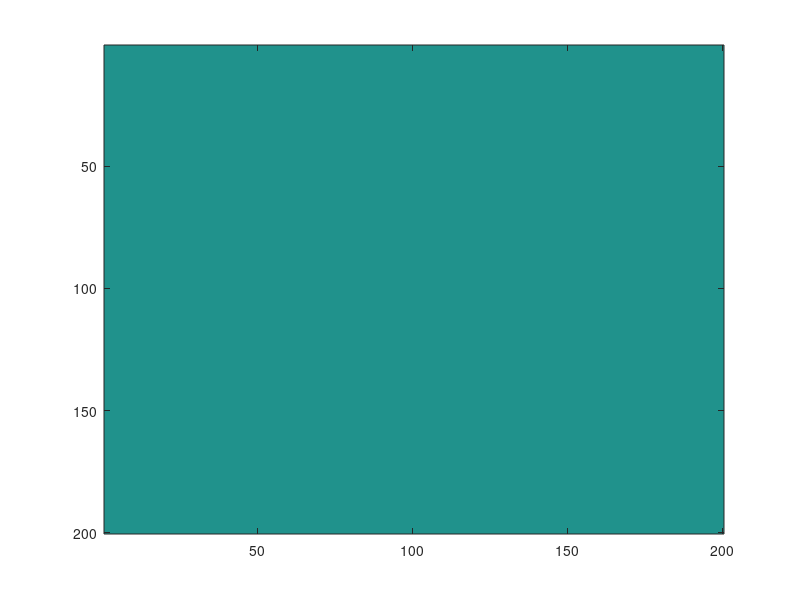
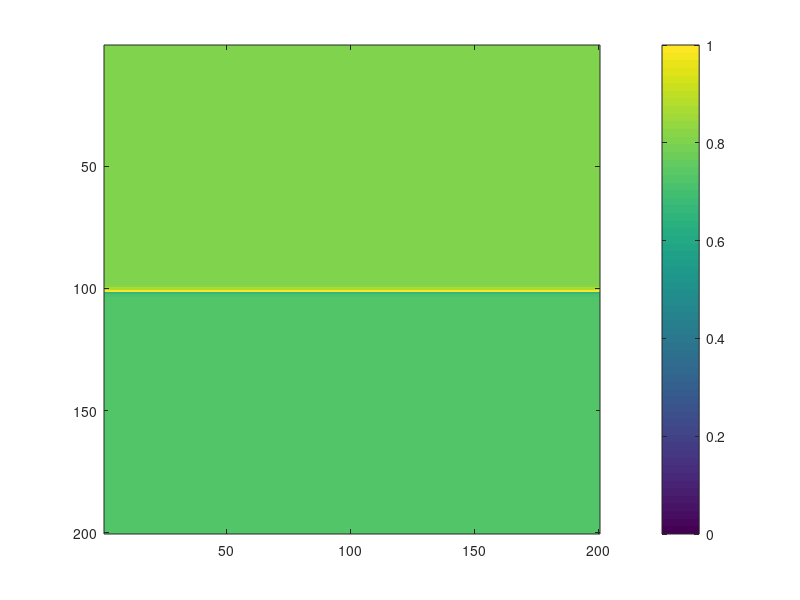

Write MATLAB code to recreate these figures, in order.
D=4.3*10^(-11);
t=36000;

Cs=zeros(101);  %Surface concentration
Cx=zeros(101);  %Concentration at depth
Co=zeros(101);  %Bulk concentration
Ck=zeros(101);
init=zeros(200,200); % Initial
Co(1)=0.001;
Cs(1)=100;
chark=100;  %wt % of C in charcoal
carb=0.001;  %initial carbon wt %
imagesc(init);
init(1:100,:)=carb;
init(101:200,:)=chark;
% Cx=zeros(100);
figure;
 imagesc(init);
j=1;k=100;
for i=1:100
    
    x(i)=i/1000; %distance in meter
    Cs(1)=chark;
    Co(1)=carb;
    
    %Fick's 2nd law of Carburization
    Cx(i)= Cs(i)- (Cs(i)-Co(i))*erf(x(i)/(2*((D*t)^0.5)));
    
    carb=Cx(i);
    init(101-j,:)=carb;
    init(201-k,:)=Cs(i);
    pause(0.1);
    image(init);
    j=j+1;k=k-1;
    Cs(i+1)=chark-Cx(i);
    Co(i+1)=Cx(i);
end
colorbar('Eastoutside')
% for i=1:100
%     plot(x(i),Cx(i));
%     hold on;
%     pause(0.1);
% end
    